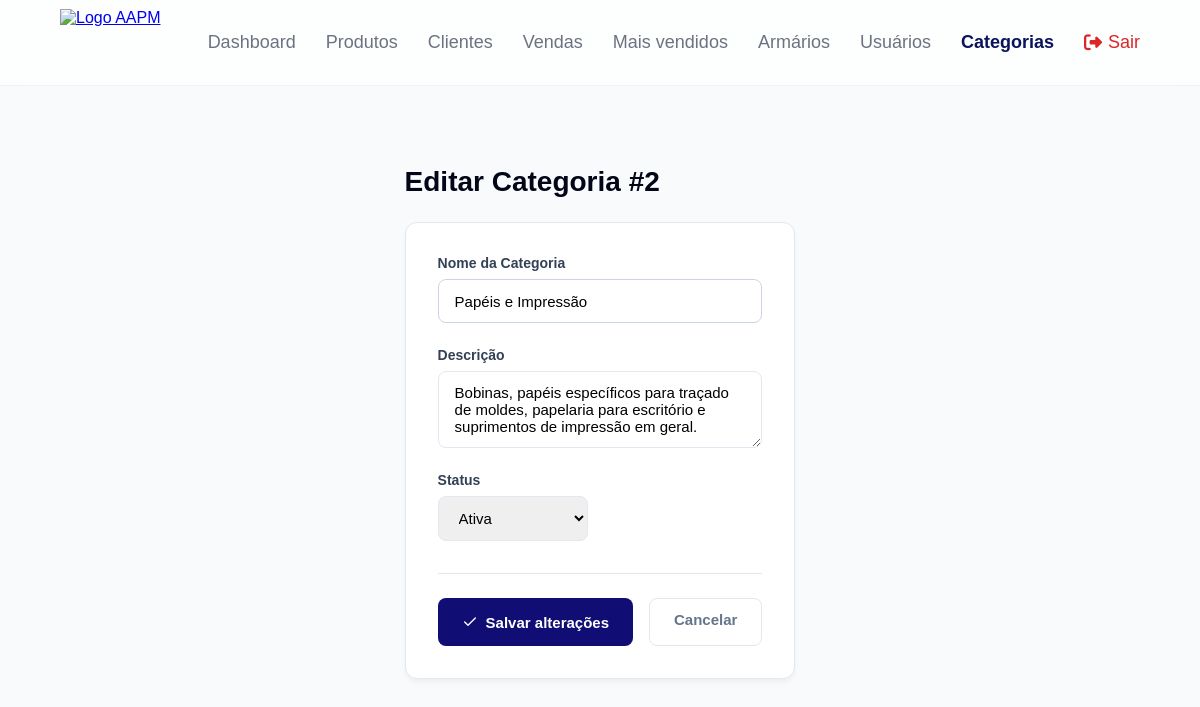
Page /categorias/2/editar (signed in) on the committed database.
### app/models/categoria.py (models this page shows)
class Categoria(Base):
    __tablename__ = "categorias"
    id = Column(Integer, primary_key=True, index=True)
    nome = Column(String(100), unique=True, index=True, nullable=False)
    ativo = Column(Boolean, default=True)
    descricao = Column(String(255), nullable=True)
    produtos = relationship("Produto", back_populates="categoria", lazy="select")

### app/controllers/categorias_controller.py (the view)
@router.get("/{categoria_id}/editar")
def form_editar_categoria(
    request: Request,
    categoria_id: int,
    db: Session = Depends(get_db),
    admin = Depends(get_admin)
):
    categoria = db.query(Categoria).filter(Categoria.id == categoria_id).first()
    if not categoria:
        return RedirectResponse("/categorias/", status_code=302)
    return templates.TemplateResponse(
        request,
        "categoria/form.html",
        {
            "request": request,
            "usuario": admin,
            "editando": categoria,
        }
    )

### app/templates/categoria/form.html (shortened to what this page needs)
<!DOCTYPE html>
<html lang="pt-BR">
<head>
    <link rel="stylesheet" href="/static/css/form_categoria.css">
    <link rel="stylesheet" href="https://cdnjs.cloudflare.com/ajax/libs/font-awesome/6.5.2/css/all.min.css">
</head>
<body>
    {% include "partials/navbar.html" %}
    <main class="main-content">
        <div class="page-header">
            <h1>{{ "Editar Categoria #" + editando.id|string if editando else "Nova Categoria" }}</h1>
        </div>
        <div class="form-container">
            <form action="{{ '/categorias/' + editando.id|string + '/editar' if editando else '/categorias/nova' }}"
                method="POST">
                <div class="form-grid">
                    <div class="form-group full-width">
                        <label for="nome">Nome da Categoria</label>
                        <input type="text" id="nome" name="nome" required placeholder="Breve nome da categoria..."
                            value="{{ editando.nome if editando else (valores.nome if valores else '') }}" autofocus>
                    </div>
                    <div class="form-group full-width">
                        <label for="descricao">Descrição</label>
                        <textarea id="descricao" name="descricao" rows="3"
                            placeholder="Breve descrição...">{{ editando.descricao if editando else (valores.descricao if valores else '') }}</textarea>
                    </div>
                    <div class="form-group">
                        <label for="ativo">Status</label>
                        <select id="ativo" name="ativo">
                            <option value="true" {{ 'selected' if not editando or editando.ativo else '' }}>Ativa
                            </option>
                        </select>
                    </div>
                </div>
                <div class="form-actions">
                    <button type="submit" class="btn-submit">
                        <i data-lucide="check" style="width: 16px;"></i>
                        {{ "Salvar alterações" if editando else "Criar categoria" }}
                    </button>
                    <a href="/categorias" class="btn-cancel">Cancelar</a>
                </div>
            </form>
        </div>
    </main>
</body>
</html>

### app/static/css/form_categoria.css (style rules this page uses)
* { margin: 0; padding: 0; box-sizing: border-box; }
body { font-family: Arial, sans-serif; min-height: 100vh; display: flex; flex-direction: column; background-color: #f8fafc; }
:root { --bg-main: #f8fafc; --text-main: #0f172a; --text-muted: #64748b; --border-color: #e2e8f0; --primary: #100e74; --primary-hover: #050455; --success-bg: #d1fae5; --success-text: #065f46; }
* { box-sizing: border-box; }
body { background-color: var(--bg-main); font-family: 'Segoe UI', Tahoma, Geneva, Verdana, sans-serif; color: var(--text-main); margin: 0; padding: 0; }
.main-content { max-width: 800px; margin: 40px auto; padding: 0 20px; }
.page-header h1 { font-size: 28px; font-weight: 700; margin-bottom: 24px; }
.form-container { background: white; border-radius: 12px; border: 1px solid var(--border-color); padding: 32px; box-shadow: 0 4px 6px -1px rgba(0, 0, 0, 0.05); }
.form-grid { display: grid; grid-template-columns: repeat(2, 1fr); gap: 24px; }
.form-group { display: flex; flex-direction: column; gap: 8px; }
.form-group.full-width { grid-column: span 2; }
.form-group label { font-size: 14px; font-weight: 600; color: #334155; }
.form-group input[type="text"], .form-group input[type="number"], .form-group textarea, .form-group select { padding: 12px 16px; border: 1px solid var(--border-color); border-radius: 8px; font-size: 15px; outline: none; font-family: inherit; transition: border-color 0.2s, box-shadow 0.2s; width: 100%; }
.form-actions { display: flex; justify-content: flex-end; gap: 16px; margin-top: 32px; border-top: 1px solid var(--border-color); padding-top: 24px; }
.btn-submit { background-color: var(--primary); color: white; border: none; padding: 12px 24px; border-radius: 8px; font-weight: 600; font-size: 15px; cursor: pointer; display: inline-flex; align-items: center; gap: 8px; transition: background-color 0.2s; }
.btn-cancel { background-color: white; color: var(--text-muted); border: 1px solid var(--border-color); padding: 12px 24px; border-radius: 8px; font-weight: 600; font-size: 15px; text-decoration: none; text-align: center; transition: background-color 0.2s; }

### app/static/css/base.css (style rules this page uses)
* { box-sizing: border-box; }
body { min-height: 100vh; margin: 0; display: flex; flex-direction: column; font-family: Arial, sans-serif; background: #f8fafc; color: #020617; }

### app/static/css/ui.css (style rules this page uses)
:root { --page-padding-block: 40px; --page-padding-inline: 60px; --control-height: 44px; --control-radius: 8px; --control-border: #cbd5e1; --focus-ring: rgba(9, 20, 92, .18); }
.dashboard, .produtos-container-main, .clientes-container, .vendas-container-main, .main-content { padding: var(--page-padding-block) var(--page-padding-inline) !important; }
button, .btn-primary, .btn-secondary, .btn-create, .btn-novo-produto, .btn-nova-venda, .btn-finalizar-dia, .btn-submit, .btn-cancel, .btn-acao, .btn-edit, .btn-toggle, .btn-primario, .btn-secundario, .btn-add-carrinho-pdv, .btn-salvar-venda-final, .btn-voltar-historico { min-height: var(--control-height); border-radius: var(--control-radius); transition: background-color .2s ease, border-color .2s ease, box-shadow .2s ease, transform .2s ease; }
input:not([type="checkbox"]):not([type="radio"]), select, textarea { min-height: var(--control-height); border-color: var(--control-border); border-radius: var(--control-radius); transition: border-color .2s ease, box-shadow .2s ease; }

### rows in the picture
Categoria: id "Editar Categoria #2", nome "Papéis e Impressão", descricao "Bobinas, papéis específicos para traçado de moldes, papelaria para escritório e suprimentos de impressão em geral."

### other values in the picture
{{ "Salvar alterações" if editando else "Criar categoria" }} "Salvar alterações"
